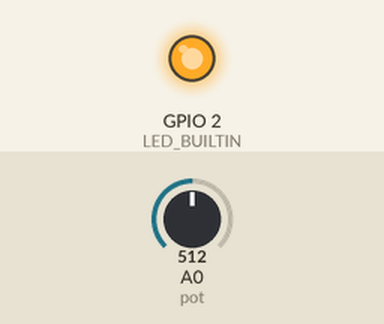
Simulated run of this sketch. Board: ESP8266 (NodeMCU). On the bench: output pins drawn as LEDs (lit = HIGH, except the on-board LED, lit = LOW). The inputs (shaded band) are chosen by the test bench; at power-on: A0 (pot) = 512. WiFi joins after 1.5 s; servers stay silent unless stated; what the sketch prints to the serial monitor is not drawn.

Above: at 1.1 s.
Timing chart, 0 to 3.0 s (numbered marks = the images above):
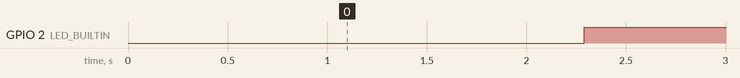

The sketch:

transmitter.ino
```cpp
// Library
#include <ESP8266HTTPClient.h>
#include <ESP8266WiFi.h>

// Identitas jaringan
const char* ssid      = "Server";
const char* password  = "poiuytrewq";
const uint16_t port   = 80;
char* host            = "192.168.4.1";

const byte pot = A0;
long nilai, kecerahan;

void setup() {
  // Inisialisasi dan komunikasi serial
  Serial.begin(9600);
  pinMode(LED_BUILTIN,  OUTPUT);
  pinMode(pot, INPUT);

  // Setting WiFi
  WiFi.hostname("Kamar Mandi");
  WiFi.begin(ssid, password);
}

void loop() {
  // Baca sensor
  nilai = analogRead(pot);

  // Bila belum terhubung
  while(WiFi.status() !=WL_CONNECTED){
    digitalWrite(LED_BUILTIN, LOW);
    Serial.print("Menyambungkan ke ");
    Serial.println(ssid);
    delay(1000);
  }

  // Cek koneksi ke server
  WiFiClient client;
  if(!client.connect(host,port)){
    Serial.print("Menyambung ke ");
    Serial.println(host);
    return;
  }else{
    // Buat logikanya
    client.println("GET /kecerahan?value=" + String(nilai) + " HTTTP/1.1");
    client.println("Host: 192.168.4.1");
    client.println("Connection: close");
    client.println();

    // Tersambung ke ssid dan host
    Serial.println("");
    Serial.print("Tersambung ke Wifi    : ");
    Serial.println(ssid);
    Serial.print("Tersambung ke Server  : ");
    Serial.println(host);
    Serial.print("Nilai                 : ");
    Serial.println(nilai);

    // Indikator Terhubung ke host
    digitalWrite(LED_BUILTIN, LOW);
    delay(50);
    digitalWrite(LED_BUILTIN, HIGH);
    delay(100);
  }
  delay(850);
}
```

Measured:
- by itself, GPIO 2 (LED_BUILTIN): alternates HIGH for 1.2 s and LOW for 0.05 s
